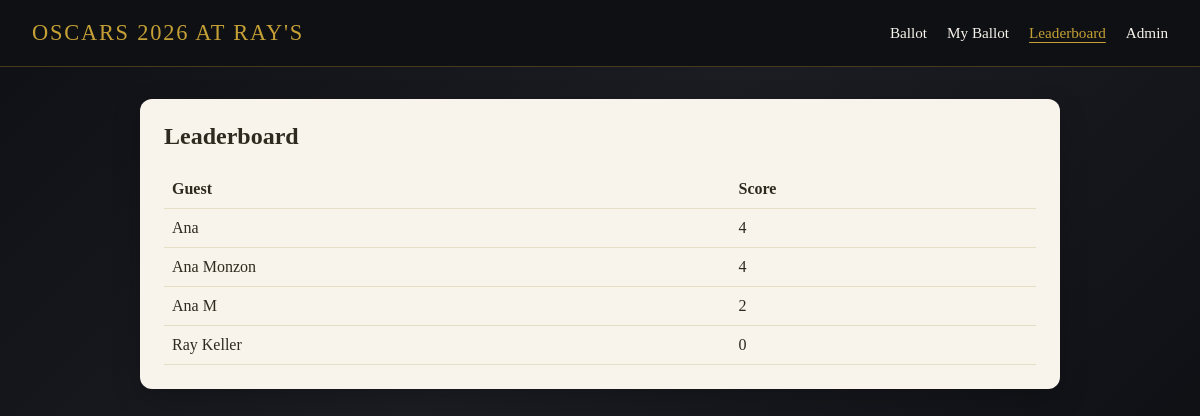
The page /leaderboard on the database as committed earlier.
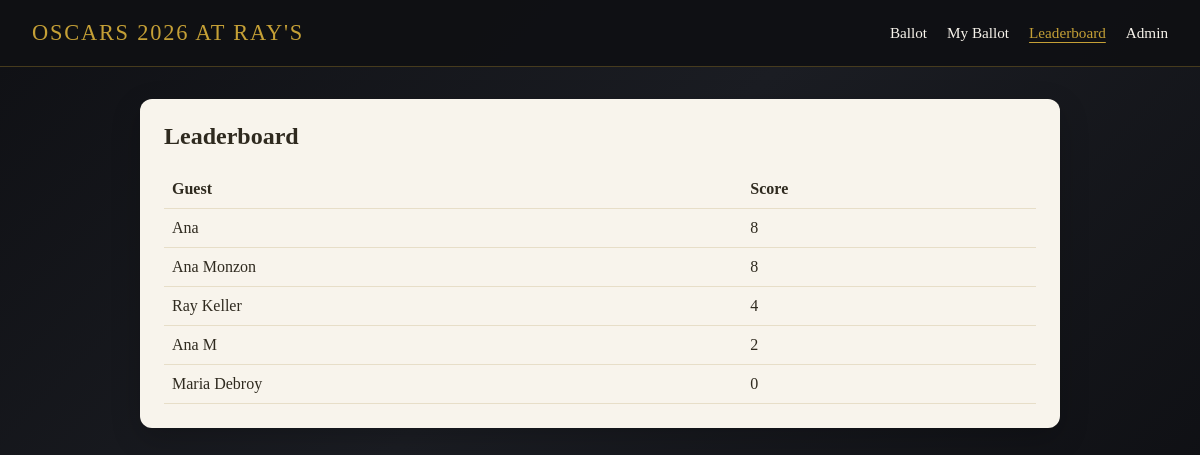
The same page on the database as committed later.
### tables this page shows
CREATE TABLE guests (
                id INTEGER PRIMARY KEY AUTOINCREMENT,
                name TEXT NOT NULL UNIQUE,
                created_at TEXT NOT NULL
            );

### app/main.py (the view)
@app.get("/leaderboard", response_class=HTMLResponse)
async def leaderboard(request: Request) -> HTMLResponse:
    return templates.TemplateResponse(
        "leaderboard.html",
        {"request": request, "leaders": _leaderboard()},
    )

### app/templates/leaderboard.html
{% extends "base.html" %}
{% block nav_leaderboard_active %}is-active{% endblock %}
{% block content %}
  <section class="card">
    <h1>Leaderboard</h1>
    {% if leaders %}
      <table class="leaderboard">
        <thead>
          <tr>
            <th>Guest</th>
            <th>Score</th>
          </tr>
        </thead>
        <tbody>
          {% for row in leaders %}
            <tr>
              <td>{{ row.guest_name }}</td>
              <td>{{ row.score }}</td>
            </tr>
          {% endfor %}
        </tbody>
      </table>
    {% else %}
      <p>No ballots yet. Check back after submissions.</p>
    {% endif %}
  </section>
{% endblock %}

### app/templates/base.html (shortened to what this page needs)
<!DOCTYPE html>
<html lang="en">
<head>
  <link rel="stylesheet" href="/static/styles.css">
</head>
<body>
  <header class="site-header">
    <div class="brand">Oscars 2026 at Ray's</div>
    <nav class="nav-links">
      <a href="/" class="nav-link {% block nav_ballot_active %}{% endblock %}">Ballot</a>
      <a href="/view" class="nav-link {% block nav_view_active %}{% endblock %}">My Ballot</a>
      <a href="/leaderboard" class="nav-link {% block nav_leaderboard_active %}{% endblock %}">Leaderboard</a>
      <a href="/admin" class="nav-link {% block nav_admin_active %}{% endblock %}">Admin</a>
    </nav>
  </header>
  <main class="content">
    {% block content %}{% endblock %}
  </main>
</body>
</html>

### app/static/styles.css (style rules this page uses)
:root { --gold: #c5a036; --night: #0f1014; --paper: #f8f4ec; --accent: #2f2a1f; --muted: #6e6657; --sticky-offset: 86px; }
* { box-sizing: border-box; }
body { margin: 0; font-family: "Georgia", "Times New Roman", serif; background: linear-gradient(135deg, #0f1014 0%, #1b1d23 50%, #0f1014 100%); color: var(--paper); }
.site-header { position: sticky; top: 0; z-index: 40; display: flex; align-items: center; justify-content: space-between; padding: 20px 32px; background: rgba(15, 16, 20, 0.95); border-bottom: 1px solid rgba(197, 160, 54, 0.3); }
.brand { font-size: 1.4rem; letter-spacing: 0.08em; text-transform: uppercase; color: var(--gold); }
.nav-link { color: var(--paper); margin-left: 16px; text-decoration: none; font-size: 0.95rem; font-weight: 500; }
.nav-link:hover, .nav-link.is-active { color: var(--gold); }
.nav-link.is-active { text-decoration: underline; text-underline-offset: 4px; }
.content { max-width: 960px; margin: 32px auto 64px; padding: 0 20px; }
.card { background: var(--paper); color: var(--accent); padding: 24px; border-radius: 12px; margin-bottom: 20px; box-shadow: 0 10px 30px rgba(0, 0, 0, 0.2); }
h1, h2 { margin-top: 0; font-weight: 600; }
.leaderboard { width: 100%; border-collapse: collapse; }
.leaderboard th, .leaderboard td { text-align: left; padding: 10px 8px; border-bottom: 1px solid #e7dec8; }

Rows that differ between the two databases and show on the page:
computed for guests "Ana": score "4" → "8"
computed for guests "Ana Monzon": score "4" → "8"
shown differently, row unchanged: guests "Ray Keller": score "0" → "4"; moves up the list
added guests: guest_name "Maria Debroy", score "0"
